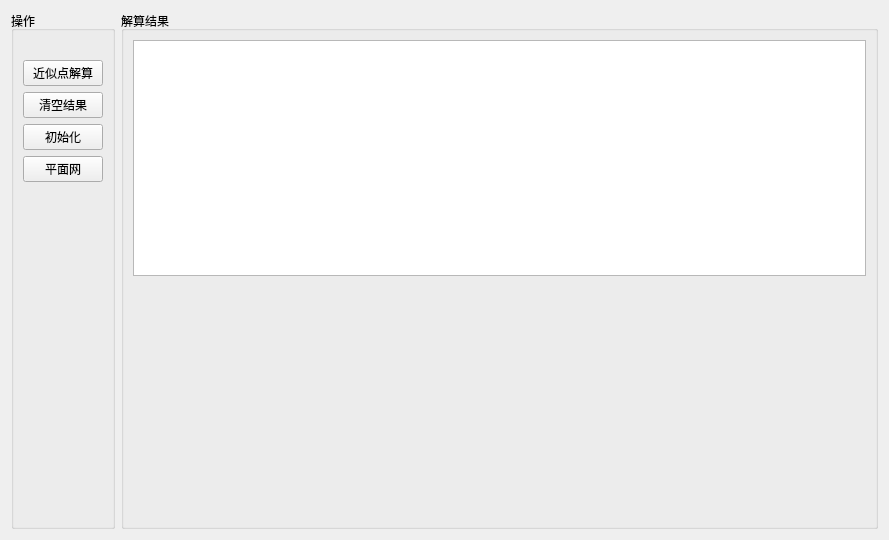
<?xml version="1.0" encoding="UTF-8"?>
<ui version="4.0">
 <class>Form</class>
 <widget class="QWidget" name="Form">
  <property name="geometry">
   <rect>
    <x>0</x>
    <y>0</y>
    <width>889</width>
    <height>540</height>
   </rect>
  </property>
  <property name="windowTitle">
   <string>Form</string>
  </property>
  <layout class="QVBoxLayout" name="verticalLayout_6">
   <item>
    <layout class="QHBoxLayout" name="horizontalLayout_2">
     <item>
      <layout class="QVBoxLayout" name="verticalLayout_5">
       <item>
        <layout class="QVBoxLayout" name="verticalLayout_3">
         <item>
          <layout class="QHBoxLayout" name="horizontalLayout">
           <item>
            <widget class="QGroupBox" name="groupBox">
             <property name="title">
              <string>操作</string>
             </property>
             <layout class="QVBoxLayout" name="verticalLayout">
              <item>
               <widget class="QLabel" name="label_3">
                <property name="text">
                 <string/>
                </property>
                <property name="pixmap">
                 <pixmap>../source/icon/旅行.png</pixmap>
                </property>
                <property name="scaledContents">
                 <bool>false</bool>
                </property>
                <property name="alignment">
                 <set>Qt::AlignCenter</set>
                </property>
               </widget>
              </item>
              <item>
               <widget class="QPushButton" name="pushButton">
                <property name="text">
                 <string>近似点解算</string>
                </property>
               </widget>
              </item>
              <item>
               <widget class="QPushButton" name="pushButton_2">
                <property name="text">
                 <string>清空结果</string>
                </property>
               </widget>
              </item>
              <item>
               <widget class="QPushButton" name="pushButton_3">
                <property name="text">
                 <string>初始化</string>
                </property>
               </widget>
              </item>
              <item>
               <widget class="QPushButton" name="pushButton_4">
                <property name="text">
                 <string>平面网</string>
                </property>
               </widget>
              </item>
              <item>
               <spacer name="verticalSpacer">
                <property name="orientation">
                 <enum>Qt::Vertical</enum>
                </property>
                <property name="sizeHint" stdset="0">
                 <size>
                  <width>20</width>
                  <height>40</height>
                 </size>
                </property>
               </spacer>
              </item>
             </layout>
            </widget>
           </item>
          </layout>
         </item>
        </layout>
       </item>
      </layout>
     </item>
     <item>
      <widget class="QGroupBox" name="groupBox_3">
       <property name="title">
        <string>解算结果</string>
       </property>
       <layout class="QVBoxLayout" name="verticalLayout_4">
        <item>
         <widget class="QTextEdit" name="textEdit_2">
          <property name="sizePolicy">
           <sizepolicy hsizetype="Expanding" vsizetype="MinimumExpanding">
            <horstretch>0</horstretch>
            <verstretch>0</verstretch>
           </sizepolicy>
          </property>
          <property name="minimumSize">
           <size>
            <width>400</width>
            <height>0</height>
           </size>
          </property>
         </widget>
        </item>
        <item>
         <widget class="QLabel" name="label_2">
          <property name="sizePolicy">
           <sizepolicy hsizetype="Expanding" vsizetype="Expanding">
            <horstretch>0</horstretch>
            <verstretch>0</verstretch>
           </sizepolicy>
          </property>
          <property name="minimumSize">
           <size>
            <width>0</width>
            <height>0</height>
           </size>
          </property>
          <property name="maximumSize">
           <size>
            <width>16777215</width>
            <height>16777215</height>
           </size>
          </property>
          <property name="text">
           <string/>
          </property>
          <property name="pixmap">
           <pixmap>../source/icon/net.jpg</pixmap>
          </property>
          <property name="scaledContents">
           <bool>true</bool>
          </property>
          <property name="alignment">
           <set>Qt::AlignCenter</set>
          </property>
          <property name="wordWrap">
           <bool>false</bool>
          </property>
          <property name="margin">
           <number>0</number>
          </property>
         </widget>
        </item>
       </layout>
      </widget>
     </item>
    </layout>
   </item>
  </layout>
 </widget>
 <resources/>
 <connections>
  <connection>
   <sender>pushButton_2</sender>
   <signal>clicked()</signal>
   <receiver>textEdit_2</receiver>
   <slot>clear()</slot>
   <hints>
    <hint type="sourcelabel">
     <x>658</x>
     <y>284</y>
    </hint>
    <hint type="destinationlabel">
     <x>844</x>
     <y>210</y>
    </hint>
   </hints>
  </connection>
  <connection>
   <sender>pushButton_3</sender>
   <signal>clicked()</signal>
   <receiver>textEdit_2</receiver>
   <slot>clear()</slot>
   <hints>
    <hint type="sourcelabel">
     <x>701</x>
     <y>319</y>
    </hint>
    <hint type="destinationlabel">
     <x>838</x>
     <y>458</y>
    </hint>
   </hints>
  </connection>
 </connections>
</ui>
